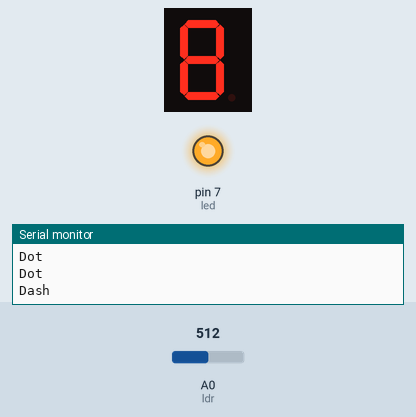
The sketch below on a simulated Arduino Uno, built with avr-gcc and run on an emulated ATmega328P. Shown: 1-digit seven-segment display, output pins drawn as LEDs (lit = HIGH), the last lines printed to the serial monitor. Wiring (inferred from the names in the program): 1-digit 7-segment display, segments lit when HIGH: segments pin 2, pin 8, pin 6, pin 5, pin 4, pin 3, pin 9. Dashed ring = blinking. The inputs (shaded band) are chosen by the test bench; at power-on: A0 (ldr) = 512. Random numbers use the default seed unless the sketch sets one; the segment pins are drawn as the display they are named for; pins used as bus, display or sensor lines are not drawn.

Above: at 1.3 s.
1.4 s: A0 (ldr) set to 215
At 6.8 s:
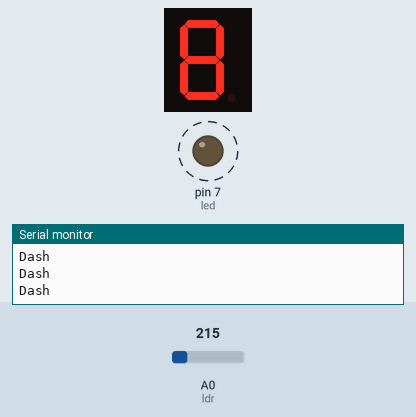
7.3 s: A0 (ldr) set to 181
13.2 s: A0 (ldr) set to 210
At 19.4 s:
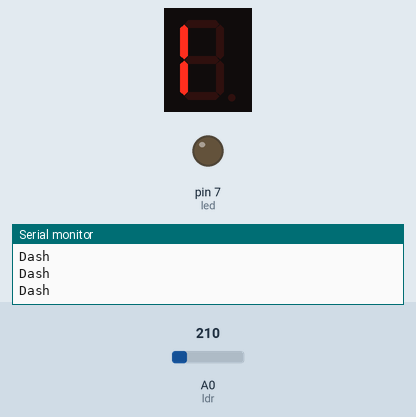
Timing chart, 0 to 25.1 s (numbered marks = the images above; inputs shaded):
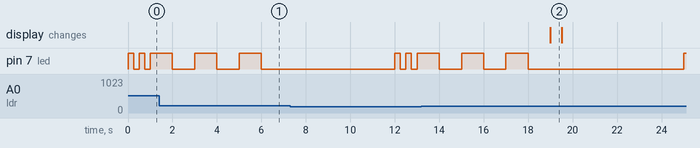

Measured:
- after the input at 13.2 s, the display: changes after 5.8 s (image 2)
- what the display in image 2 shows lasts 0.5 s, from 19.0 s to 19.5 s

The sketch:

Morse_code_transmitter___receiver_with_7-segment_display.ino
```cpp
/*
 Authors: Mila Grigoryeva & Ikhlas Jenfi
 File: Lab 11 code
 Description: Morse code transmitter & receiver with 7-segment display
 */
#define LED_A 2
#define LED_B 8
#define LED_C 6
#define LED_D 5
#define LED_E 4
#define LED_F 3
#define LED_G 9

const int led = 7;
const int ldr = A0;
volatile int numberOfDashes = 0;

void setup() {
  pinMode(led, OUTPUT);
  Serial.begin(9600);

  pinMode(LED_A, OUTPUT);
  pinMode(LED_F, OUTPUT);
  pinMode(LED_E, OUTPUT);
  pinMode(LED_D, OUTPUT);
  pinMode(LED_C, OUTPUT);
  pinMode(LED_G, OUTPUT);
  pinMode(LED_B, OUTPUT);
  digitalWrite(LED_A, HIGH);
  digitalWrite(LED_F, HIGH);
  digitalWrite(LED_E, HIGH);
  digitalWrite(LED_D, HIGH);
  digitalWrite(LED_C, HIGH);
  digitalWrite(LED_G, HIGH);
  digitalWrite(LED_B, HIGH);
}

void loop() {
  // randomly choose which number to transmit
  int number = random(1, 4);

  if(number == 1) {
    numberOne();
  }
  else if(number == 2) {
    numberTwo();
  }
  else if(number == 3) {
    numberThree();
  }
  else {
    numberFour();
  }

  if(numberOfDashes == 4) {
    blink1();
  }
  if(numberOfDashes == 3) {
    blink2();
  }
  if(numberOfDashes == 2) {
    blink3();
  }
  if(numberOfDashes == 1) {
    blink4();
  }
  numberOfDashes = 0;

  delay(5000);
}

void readLdr() {
  int ldr_value = analogRead(ldr);
  if(ldr_value < 200) {
    numberOfDashes = numberOfDashes + 1;
  }
}

void morseDot() {
  Serial.println("Dot");
  readLdr();
  digitalWrite(led, HIGH);
  delay(250);
  //readLdr();
  digitalWrite(led, LOW);
  delay(250);
}

void morseDash() {
  Serial.println("Dash");
  //readLdr();
  digitalWrite(led, HIGH);
  delay(1000);
  digitalWrite(led, LOW);
  readLdr();
  delay(1000);
}

void numberOne() {
  morseDot();
  morseDash();
  morseDash();
  morseDash();
  morseDash();
}

void numberTwo() {
  morseDot();
  morseDot();
  morseDash();
  morseDash();
  morseDash();
}

void numberThree() {
  morseDot();
  morseDot();
  morseDot();
  morseDash();
  morseDash();
}

void numberFour() {
  morseDot();
  morseDot();
  morseDot();
  morseDot();
  morseDash();
}


void blink1(){
        //light 1
        digitalWrite(LED_B, LOW);
        digitalWrite(LED_C, LOW);
        delay(500);
        digitalWrite(LED_B, HIGH);
        digitalWrite(LED_C, HIGH);
        delay(500);
}
void blink2(){
        //light 2
        digitalWrite(LED_A, LOW);
        digitalWrite(LED_B, LOW);
        digitalWrite(LED_G, LOW);
        digitalWrite(LED_E, LOW);
        digitalWrite(LED_D, LOW);
        delay(500);
        digitalWrite(LED_A, HIGH);
        digitalWrite(LED_B, HIGH);
        digitalWrite(LED_G, HIGH);
        digitalWrite(LED_E, HIGH);
        digitalWrite(LED_D, HIGH);
        delay(500);
}
void blink3(){
        //light 3
        digitalWrite(LED_A, LOW);//a
        digitalWrite(LED_B, LOW);//b
        digitalWrite(LED_G, LOW);//g
        digitalWrite(LED_C, LOW);//c
        digitalWrite(LED_D, LOW);//d
        delay(500);
        digitalWrite(LED_A, HIGH);//a
        digitalWrite(LED_B, HIGH);//b
        digitalWrite(LED_G, HIGH);//g
        digitalWrite(LED_C, HIGH);//c
        digitalWrite(LED_D, HIGH);//d
        delay(500);
}
void blink4(){
        //light 4
        digitalWrite(LED_F, LOW);
        digitalWrite(LED_G, LOW);
        digitalWrite(LED_B, LOW);
        digitalWrite(LED_C, LOW);
        delay(500);
        digitalWrite(LED_F, HIGH);
        digitalWrite(LED_G, HIGH);
        digitalWrite(LED_B, HIGH);
        digitalWrite(LED_C, HIGH);
        delay(500);
}
void blink5(){
        // light 5
        digitalWrite(LED_A, LOW);
        digitalWrite(LED_F, LOW);
        digitalWrite(LED_G, LOW);
        digitalWrite(LED_C, LOW);
        digitalWrite(LED_D, LOW);
        delay(500);
        digitalWrite(LED_A, HIGH);
        digitalWrite(LED_F, HIGH);
        digitalWrite(LED_G, HIGH);
        digitalWrite(LED_C, HIGH);
        digitalWrite(LED_D, HIGH);
        delay(500);
}
```
